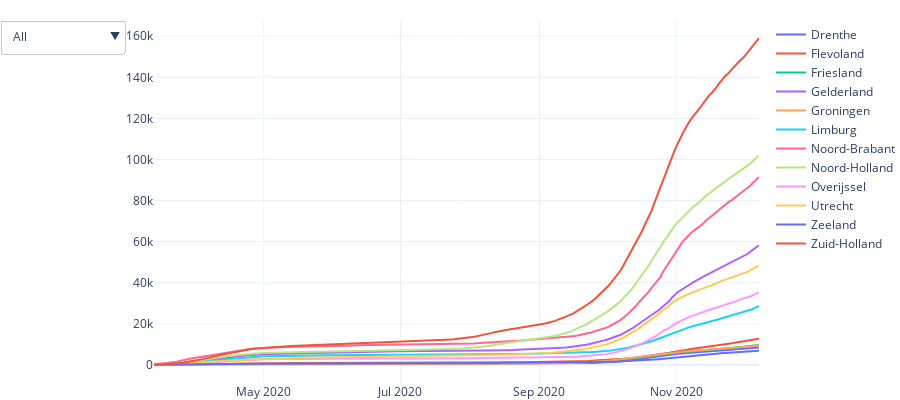

Notebook code cell kept with this figure:
### Code cell
##Line plot of cumulative reported covid cases per province in the Netherlands

fig=go.Figure()

for prov in province_list:
    fig.add_trace(
        go.Scatter(
            x=df_province.query("province=='{}'".format(prov))['date'],
            y=df_province.query("province=='{}'".format(prov))['total'],
            name = prov
        )
    )

button_all = dict(label = 'All',
                      method = 'update',
                      args = [{'visible': ((df_province['province'].unique())==(province_list)),
                               'title': 'All',
                               'showlegend':True}])    
    
def create_layout_button(prov):
        return dict(label = prov,
                    method = 'update',
                    args = [{'visible': [p == prov for p in province_list],
                             'title': prov,
                             'showlegend': True}])
    
prov_series=pd.Series(province_list)

fig.update_layout(
    width=900,
    height=400,
    autosize=True,
    margin=dict(t=20, b=0, l=0, r=0),
    template="plotly_white",)
    
fig.update_layout(
        updatemenus=[go.layout.Updatemenu(
            active = 0,
            buttons = [button_all] + list(prov_series.map(lambda prov: create_layout_button(prov)))
            )
        ])
    
fig.show()

### Figure 1 — Plotly figure (JSON) as saved in the notebook; plotly's stock layout.template omitted (floating-point values rounded to 4 significant figures; data arrays with more than 128 entries replaced by an {"elided": "..."} marker saying what was removed)
{"data": [{"name": "Drenthe", "type": "scatter", "x": {"elided": "271 str values"}, "y": {"elided": "271 int values"}}, {"name": "Flevoland", "type": "scatter", "x": {"elided": "271 str values"}, "y": {"elided": "271 int values"}}, {"name": "Friesland", "type": "scatter", "x": {"elided": "271 str values"}, "y": {"elided": "271 int values"}}, {"name": "Gelderland", "type": "scatter", "x": {"elided": "271 str values"}, "y": {"elided": "271 int values"}}, {"name": "Groningen", "type": "scatter", "x": {"elided": "271 str values"}, "y": {"elided": "271 int values"}}, {"name": "Limburg", "type": "scatter", "x": {"elided": "271 str values"}, "y": {"elided": "271 int values"}}, {"name": "Noord-Brabant", "type": "scatter", "x": {"elided": "271 str values"}, "y": {"elided": "271 int values"}}, {"name": "Noord-Holland", "type": "scatter", "x": {"elided": "271 str values"}, "y": {"elided": "271 int values"}}, {"name": "Overijssel", "type": "scatter", "x": {"elided": "271 str values"}, "y": {"elided": "271 int values"}}, {"name": "Utrecht", "type": "scatter", "x": {"elided": "271 str values"}, "y": {"elided": "271 int values"}}, {"name": "Zeeland", "type": "scatter", "x": {"elided": "271 str values"}, "y": {"elided": "271 int values"}}, {"name": "Zuid-Holland", "type": "scatter", "x": {"elided": "271 str values"}, "y": {"elided": "271 int values"}}], "layout": {"autosize": true, "height": 400, "margin": {"b": 0, "l": 0, "r": 0, "t": 20}, "updatemenus": [{"active": 0, "buttons": [{"args": [{"showlegend": true, "title": "All", "visible": [true, true, true, true, true, true, true, true, true, true, true, true]}], "label": "All", "method": "update"}, {"args": [{"showlegend": true, "title": "Drenthe", "visible": [true, false, false, false, false, false, false, false, false, false, false, false]}], "label": "Drenthe", "method": "update"}, {"args": [{"showlegend": true, "title": "Flevoland", "visible": [false, true, false, false, false, false, false, false, false, false, false, false]}], "label": "Flevoland", "method": "update"}, {"args": [{"showlegend": true, "title": "Friesland", "visible": [false, false, true, false, false, false, false, false, false, false, false, false]}], "label": "Friesland", "method": "update"}, {"args": [{"showlegend": true, "title": "Gelderland", "visible": [false, false, false, true, false, false, false, false, false, false, false, false]}], "label": "Gelderland", "method": "update"}, {"args": [{"showlegend": true, "title": "Groningen", "visible": [false, false, false, false, true, false, false, false, false, false, false, false]}], "label": "Groningen", "method": "update"}, {"args": [{"showlegend": true, "title": "Limburg", "visible": [false, false, false, false, false, true, false, false, false, false, false, false]}], "label": "Limburg", "method": "update"}, {"args": [{"showlegend": true, "title": "Noord-Brabant", "visible": [false, false, false, false, false, false, true, false, false, false, false, false]}], "label": "Noord-Brabant", "method": "update"}, {"args": [{"showlegend": true, "title": "Noord-Holland", "visible": [false, false, false, false, false, false, false, true, false, false, false, false]}], "label": "Noord-Holland", "method": "update"}, {"args": [{"showlegend": true, "title": "Overijssel", "visible": [false, false, false, false, false, false, false, false, true, false, false, false]}], "label": "Overijssel", "method": "update"}, {"args": [{"showlegend": true, "title": "Utrecht", "visible": [false, false, false, false, false, false, false, false, false, true, false, false]}], "label": "Utrecht", "method": "update"}, {"args": [{"showlegend": true, "title": "Zeeland", "visible": [false, false, false, false, false, false, false, false, false, false, true, false]}], "label": "Zeeland", "method": "update"}, {"args": [{"showlegend": true, "title": "Zuid-Holland", "visible": [false, false, false, false, false, false, false, false, false, false, false, true]}], "label": "Zuid-Holland", "method": "update"}]}], "width": 900}}
